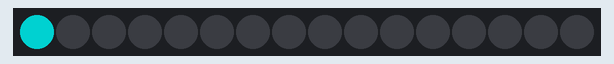
This sketch was run on a simulated Arduino Uno, built with avr-gcc and run on an emulated ATmega328P. Shown: 16 RGB LEDs in strip order, left to right. Dim RGB values are drawn brighter than linear.

Above: at 1.1 s.
At 3.1 s:
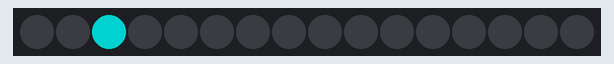
At 5.1 s:
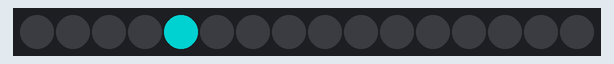
At 9.1 s:
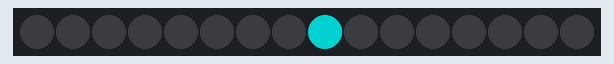
At 13.1 s:
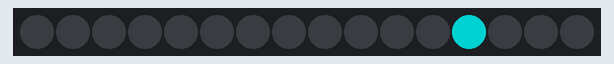
At 18.1 s:
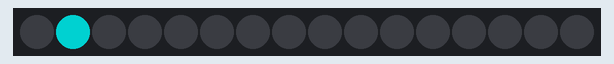

Measured:
- by itself, everything shown: repeats every 16.0 s, in 16 steps
- what the display in image 0 shows lasts 1.0 s, from 1.0 s to 2.0 s

The sketch:

141-neopixel-seq.ino
```cpp
#include <Adafruit_NeoPixel.h>

#ifdef __AVR__
  #include <avr/power.h>
#endif

#define EL 16
#define PIN 6

Adafruit_NeoPixel pixels = Adafruit_NeoPixel(EL, PIN, NEO_GRB + NEO_KHZ800);

void setup() {
  pixels.begin();

  for (int i = 0; i < EL; i++){
    pixels.setPixelColor(i, pixels.Color(0,0,0));
  }
  pixels.show();
  delay(1000);
}

int c = 0;

void loop() {
  for (int i = 0; i < EL; i++) {
    int r = (c % EL);
    if (i == r) {
      pixels.setPixelColor(i, pixels.Color(0,120,120));
    } else {
      pixels.setPixelColor(i, pixels.Color(0,0,0));
    }
  }
  pixels.show();
  delay(1000);
  c++;
}
```
